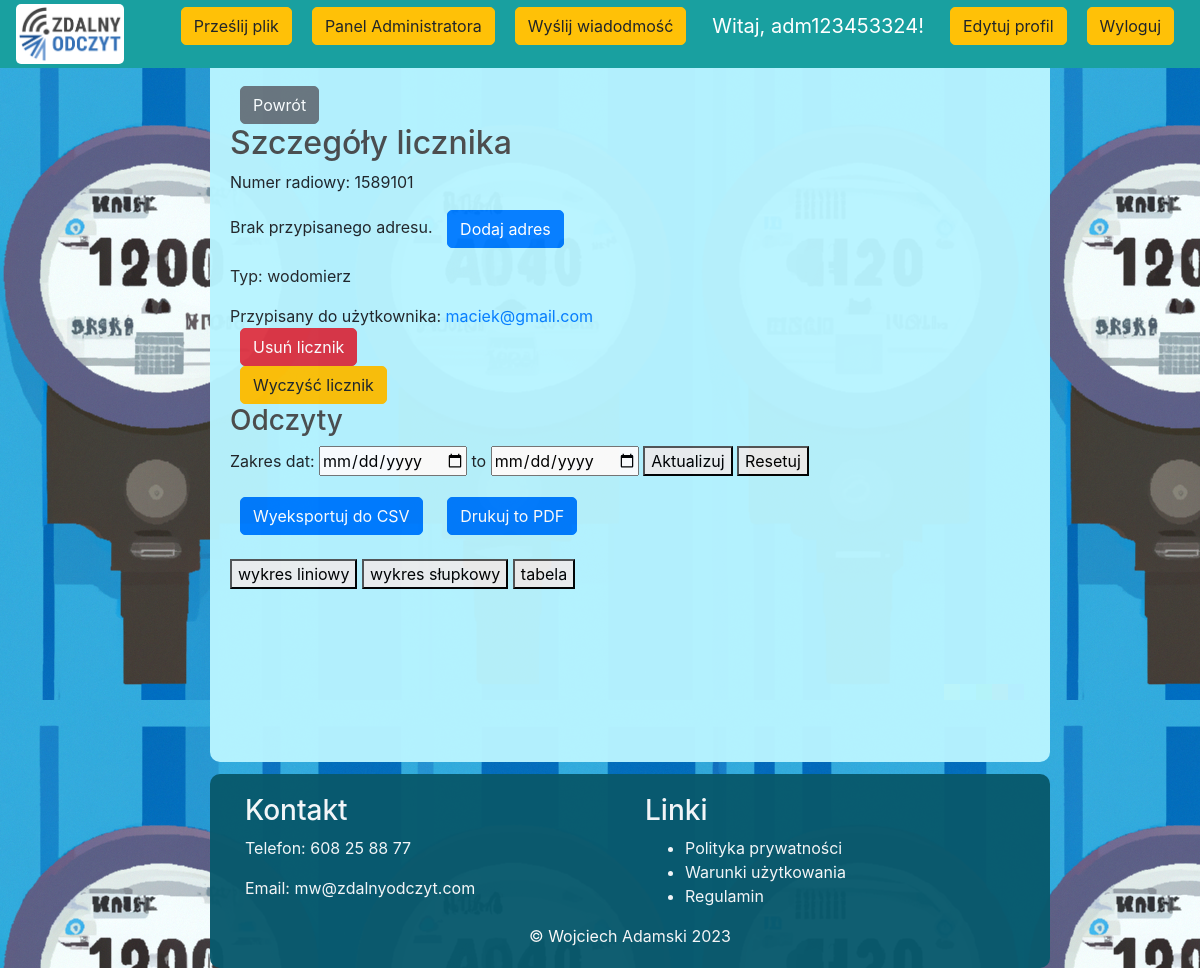
The page /meter_details/3 (signed in) on the database as committed earlier.
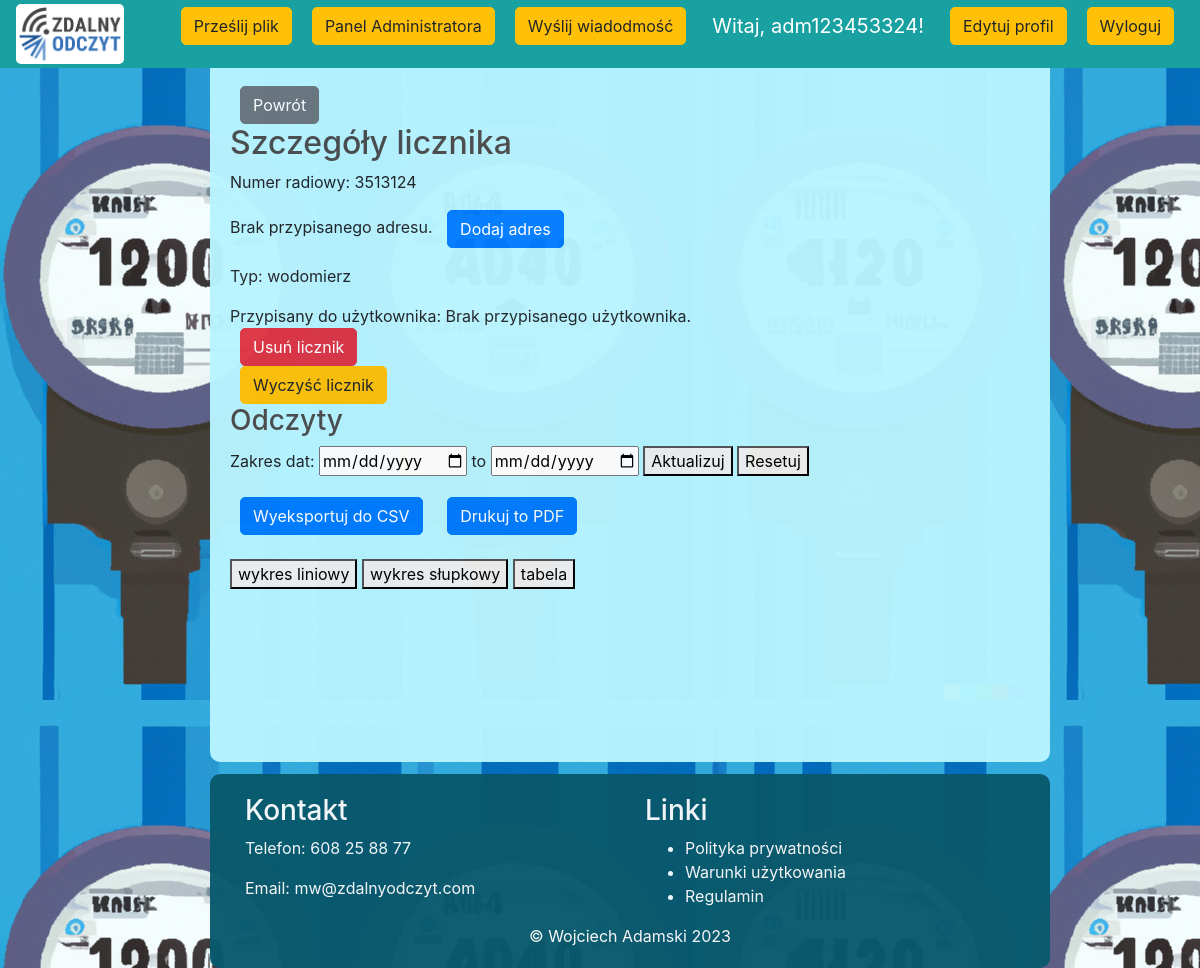
The same page on the database as committed later.
### src/models.py (models this page shows, shortened)
class User(UserMixin, db.Model):
    id = db.Column(db.Integer, primary_key=True)
    email = db.Column(db.String(120), unique=True, index=True)
    password_hash = db.Column(db.String(128))
    is_admin = db.Column(db.Boolean, default=False)
    meters = db.relationship('Meter', backref='user', lazy='dynamic')
    is_active = db.Column(db.Boolean, default=True)
    notes = db.Column(db.Text)
    unread_messages = db.Column(db.Integer, default=0)

class Meter(db.Model):
    id = db.Column(db.Integer, primary_key=True)
    radio_number = db.Column(db.String(64), unique=True, index=True)
    type = db.Column(db.String(64))
    user_id = db.Column(db.Integer, db.ForeignKey('user.id'))
    readings = db.relationship('MeterReading', backref='meter', lazy='dynamic')
    name = db.Column(db.String(100), nullable=True)
    events = db.relationship('Event', backref='meter', lazy=True)
    address_id = db.Column(db.Integer, db.ForeignKey('address.id'))
    address = db.relationship('Address', backref='meter', lazy=True)

### src/routes.py (the view)
@main_routes.route('/meter_details/<int:meter_id>', methods=['GET', 'POST'])
@login_required
def meter_details(meter_id):
    meter = Meter.query.get_or_404(meter_id)
    user = meter.user
    events=meter.events
    if current_user != meter.user and not current_user.is_admin:
        flash('Brak uprawnień do wyświetlenia tych szczegółów.', 'danger')
        return redirect(url_for('main_routes.home'))
    readings = MeterReading.query.filter_by(meter_id=meter.id).all()
    readings_list = [{"date": reading.date, "reading": reading.reading} for reading in readings]
    return render_template('meter_details.html', meter=meter, readings=readings_list, user=user,events=events)

### src/models.py (called while the page is built)
@login_manager.user_loader
def load_user(user_id):
    return User.query.get(int(user_id))

### templates/meter_details.html (shortened to what this page needs)
{% extends "base.html" %}
{% block content %}
<button class="btn btn-secondary no-print" onclick="goBack()">Powrót</button>
<h2>Szczegóły licznika</h2>
<p>Numer radiowy: {{ meter.radio_number }}</p>
{% if meter.address %}
    <p>Adres: {{ meter.address.city }}, Ul.{{ meter.address.street }} {{ meter.address.building_number }} {% if meter.address.apartment_number %}/{{ meter.address.apartment_number }}{% endif %}, {{ meter.address.postal_code }}
    <button id="add-address-button" class="btn btn-primary no-print">Edytuj adres</button>
    </p>
{% else %}
    <p>Brak przypisanego adresu.
    <button id="add-address-button" class="btn btn-primary no-print">Dodaj adres</button>
    </p>
{% endif %}
<p>Typ: {% if meter.type == "water" %}wodomierz{% elif meter.type == "heat" %}ciepłomierz{% endif %}</p>
    {% if current_user.is_admin %}
<th>Przypisany do użytkownika:</th>
<td>
    {% if meter.user %}
    <a href="{{ url_for('main_routes.user_overview', user_id=user.id) }}">{{ user.email }}</a>
    {% else %}
    Brak przypisanego użytkownika.
    {% endif %}
</td>
       <form method="post" action="{{ url_for('main_routes.delete_meter', meter_id=meter.id) }}">
    <button type="submit" class="btn btn-danger no-print" onclick="return confirm('Czy na pewno chcesz usunąć ten licznik?')">Usuń licznik</button>
</form>
<form method="post" action="{{ url_for('main_routes.clear_readings', meter_id=meter.id) }}">
    <button type="submit" class="btn btn-warning no-print" onclick="return confirm('Czy na pewno chcesz wyczyścić odczyty tego licznika?')">Wyczyść licznik</button>
</form>
{% endif %}
<h3 class="no-print">Odczyty</h3>
<form class="no-print">
    <div class="form-group">
        <label for="start-date">Zakres dat:</label>
        <input type="date" id="start-date"> to <input type="date" id="end-date">
        <button type="button" id="update-chart">Aktualizuj</button>
        <button onClick="window.location.reload();">Resetuj</button>
    </div>
</form>
<button id="export-csv-button" class="btn btn-primary no-print">Wyeksportuj do CSV</button>
<button id="print-pdf-button" class="btn btn-primary no-print" onclick="window.print()">Drukuj to PDF</button>
<br />
<br />
<button id="line-chart-button" onclick="showChart('line')">wykres liniowy</button>
<button id="bar-chart-button" onclick="showChart('bar')">wykres słupkowy</button>
<button id="table-button" onclick="showTable()">tabela</button>
{% endblock %}

### templates/base.html (shortened to what this page needs)
<!DOCTYPE html>
<html>
<head>
    <link rel="stylesheet" href="https://stackpath.bootstrapcdn.com/bootstrap/4.4.1/css/bootstrap.min.css"
>
    <link rel="stylesheet" type="text/css" href="{{ url_for('static', filename='style.css')}}">
</head>
<body>
    <nav class="navbar navbar-fixed-top navbar-expand-lg navbar-dark bg-dark">
    <a class="navbar-brand" href="{{ url_for('main_routes.home') }}"><img src="{{ url_for('static', filename='img/Zdalny_Odczyt_RGB.png') }}" alt="Logo" class="logo">
        </a>
        <div class="collapse navbar-collapse" id="navbarSupportedContent">
            <ul class="navbar-nav mr-auto">
                <li class="nav-item active">
                    <a class="nav-link" href="{{ url_for('main_routes.home') }}">  <span class="sr-only">(current)</span></a>
                </li>
            </ul>
            <div class="form-inline my-2 my-lg-0">
                {% if current_user.is_authenticated %}
                {% if current_user.is_admin %}
                <p><a href="{{ url_for('main_routes.upload_csv') }} " class="btn btn-warning">Prześlij plik</a></p>
                <p><a href="{{ url_for('main_routes.admin_panel') }} " class="btn btn-warning">Panel Administratora</a></p>
                    <p><a href="{{ url_for('main_routes.messages') }}" class="btn btn-warning">Wyślij wiadodmość</a></p>
                {% endif %}
                    <p class="navbar-brand">Witaj, {{ current_user.email.split('@')[0] }}!</p>
                    <p><a href="{{ url_for('main_routes.edit_account') }}" class="btn btn-warning">Edytuj profil</a></p>
                    <p><a href="{{ url_for('main_routes.logout') }} " class="btn btn-warning">Wyloguj</a></p>
                {% else %}
                    <a href="{{ url_for('main_routes.login') }}" class="btn btn-warning">Login</a>
                {% endif %}
            </div>
        </div>
</nav>
<div class="center-box">
    <br>
    {% block content %}
    {% endblock content %}
</div>
<footer class="footer no-print">
    <div class="container">
        <div class="row">
            <div class="col-md-6">
                <h3 style="color: #f9f9f9">Kontakt</h3>
                <p style="color: #f9f9f9">Telefon: 608 25 88 77</p>
                <p style="color: #f9f9f9">Email: mw@zdalnyodczyt.com</p>
            </div>
            <div class="col-md-6">
                <h3 style="color: #f9f9f9">Linki</h3>
                <ul>
                    <li style="color: #f9f9f9"><a href="#" style="color: #f9f9f9">Polityka prywatności</a></li>
                    <li style="color: #f9f9f9"><a href="#" style="color: #f9f9f9">Warunki użytkowania</a></li>
                    <li style="color: #f9f9f9"><a href="#" style="color: #f9f9f9">Regulamin</a></li>
                </ul>
            </div>
        </div>
    </div>
    <center style="color: #f9f9f9">&#169 Wojciech Adamski   2023</center>
</footer>
</body>
</html>

### static/style.css (style rules this page uses)
body { background-image: url('img/background.png'); background-attachment: fixed; }
h1,h2,h3,h4,h5,h6 { color:hsl(0, 0%, 30%); }
.bg-dark { background-color: #19a0a0 !important; }
.btn { border-radius: 5px; margin-inline: 10px; }
.center-box { margin-left: 17.5%; background-color:hsl(189, 100%, 86%) ; border-radius: 10px; opacity: 0.97; width: 70%; align-items: center; height: 100%; min-height: 720px; padding: 20px; margin-top: 3.5%; }
.footer { margin-left: 17.5%; background-color: hsl(192, 85%, 23%); border-radius: 10px; opacity: 0.97; width: 70%; align-items: center; padding: 20px; margin-top: 1%; }
.navbar { z-index: 10000; position: fixed; top: 0px; width: 100%; height: 7%; }
.logo { max-width: 150px; max-height: 60px; margin-right: 10px; border-radius: 5px; background-color: #ffffff; }

Rows that differ between the two databases and show on the page:
no longer on this page (row edited): User: email "maciek@gmail.com"
changed Meter: radio_number "1589101" → "3513124"
Other text that changed with them:
text now shown: "Brak przypisanego użytkownika."
